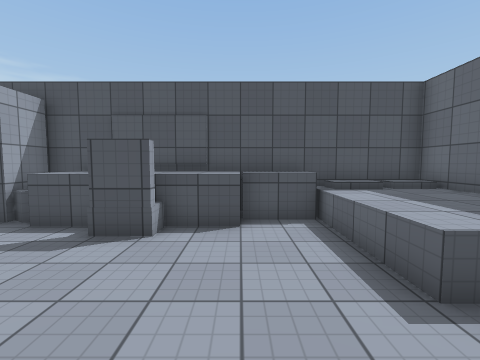
view 1 (above)

16 first-person views from a walk through a 3-D level made in the Unity game engine. The camera is 1.5 m above the floor, tilts 4° down and sees 90° across. The floor is counted in squares, 1 m on a side. Each view is taken from the middle of a square. On the plan, view 1 faces up. The plan holds only what a view shows up to about 13 squares ahead; the rest is blank. The place goes on beyond the plan. The player character is not drawn. Surface patterns are stand-ins for the level's own textures.

view 2
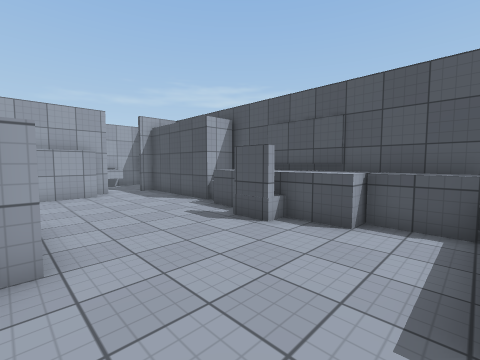

view 3
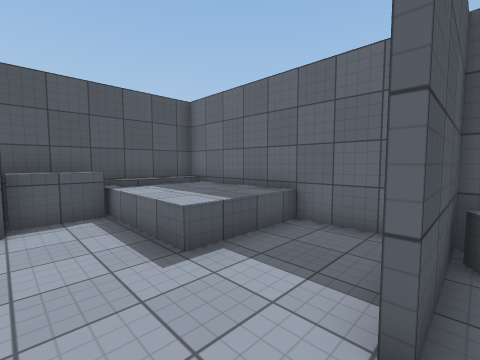

view 4
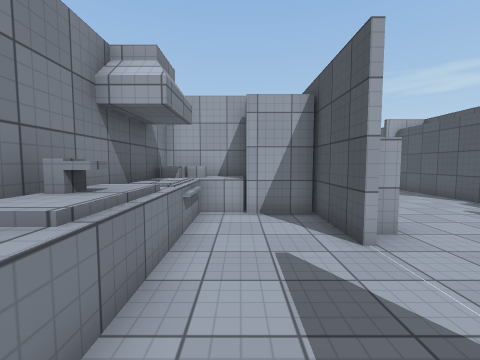

view 5
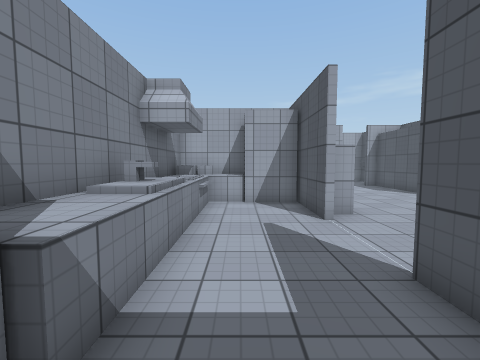

view 6
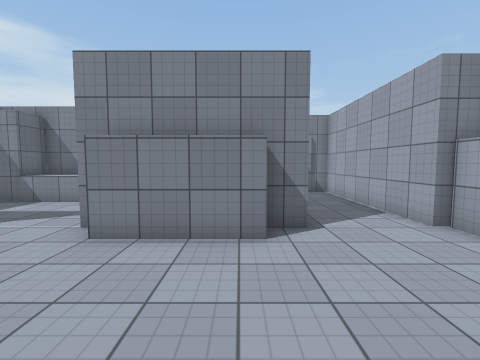

view 7
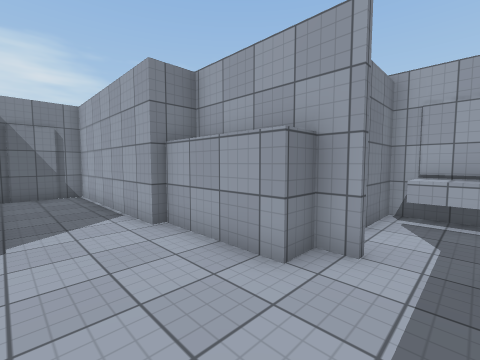

view 8
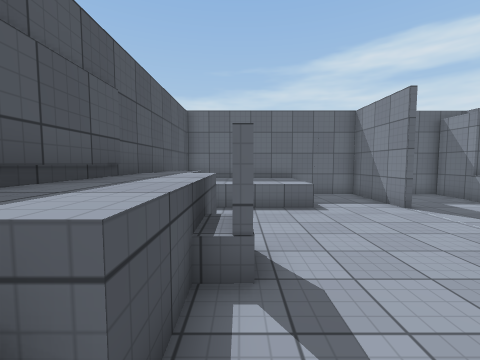

view 9
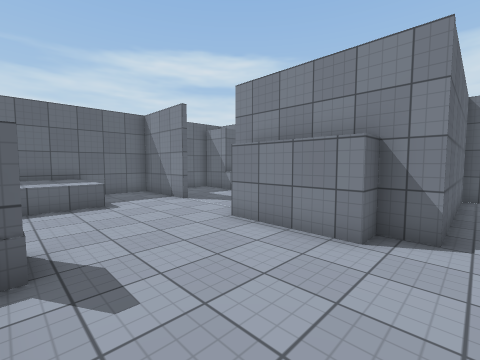

view 10
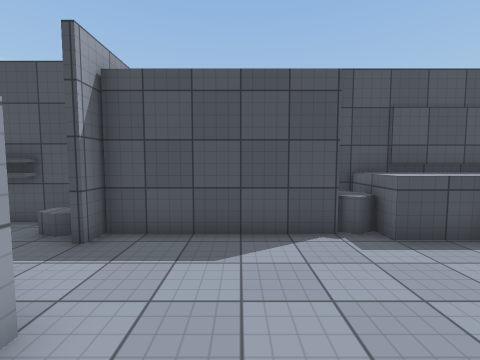

view 11
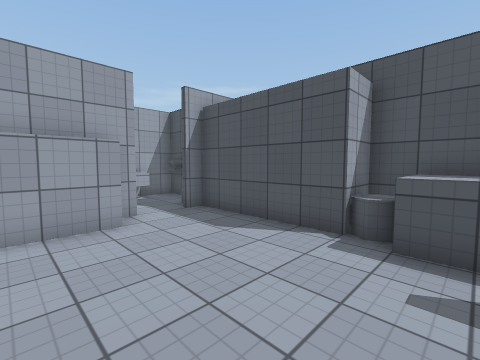

view 12
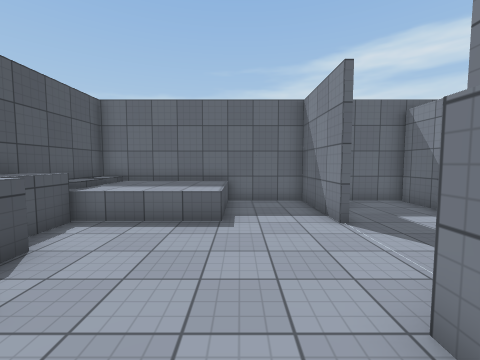

view 13
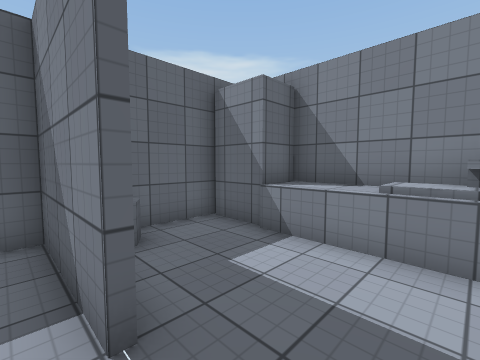

view 14
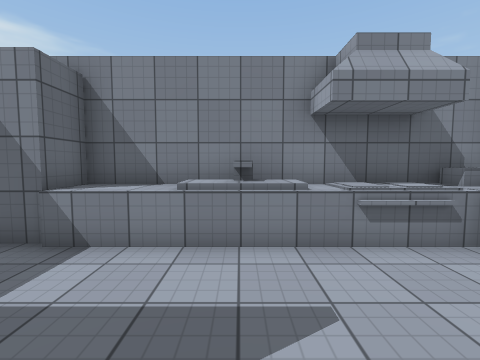

view 15
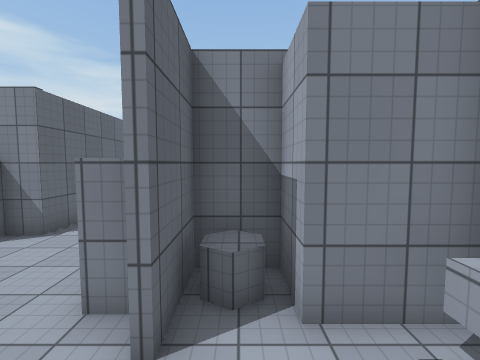

view 16
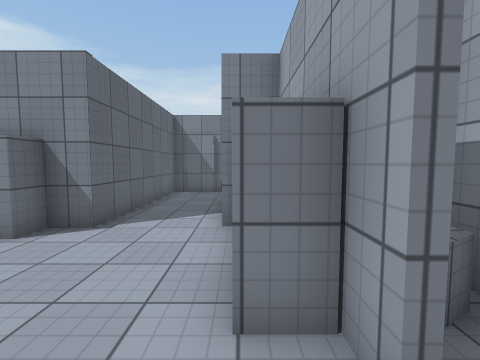

### Floor plan
Key: @ floor where view 1 was taken; # wall or solid block; . floor; / step, stairs or slope; ^ raised ledge.
Columns run from 15 left of view 1 to 6 right of it. Each row starts with its distance up from view 1.
  8          #############
  7 #####    #^^^^^^^^^^^#
  6 #../######^^^^^^^^^^^#
  5 ^^..........##...^^^^#
  4 ^^...............^^^^#
  3 ###^##...........^^^^#
  2   #^##...............#
  1   # ##...............#
  0      #....####.@.....#
 -1      #...######..#####
 -2      #...###........^#
 -3      #...#^#.........#
 -4      #...#^^^^^^^^^..#
 -5      #...#^^^^^^^^^###
 -6      #...#^###^^^^^#
 -7      #...#
 -8      #####

Where each view was taken, in squares from view 1:
view 1: 0 up, 0 right, facing up
view 2: 0 up, 2 right, facing up-left
view 3: 1 down, 0 right, facing up-right
view 4: 3 down, 3 right, facing left
view 5: 3 down, 5 right, facing left
view 6: 5 up, 5 left, facing down
view 7: 5 up, 7 left, facing down-left
view 8: 5 up, 6 left, facing right
view 9: 5 up, 7 left, facing down-right
view 10: 1 up, 8 left, facing up
view 11: 1 up, 4 left, facing up-left
view 12: 2 up, 4 left, facing right
view 13: 0 up, 0 right, facing down-right
view 14: 0 up, 0 right, facing down
view 15: 6 up, 12 left, facing down
view 16: 5 up, 10 left, facing down
